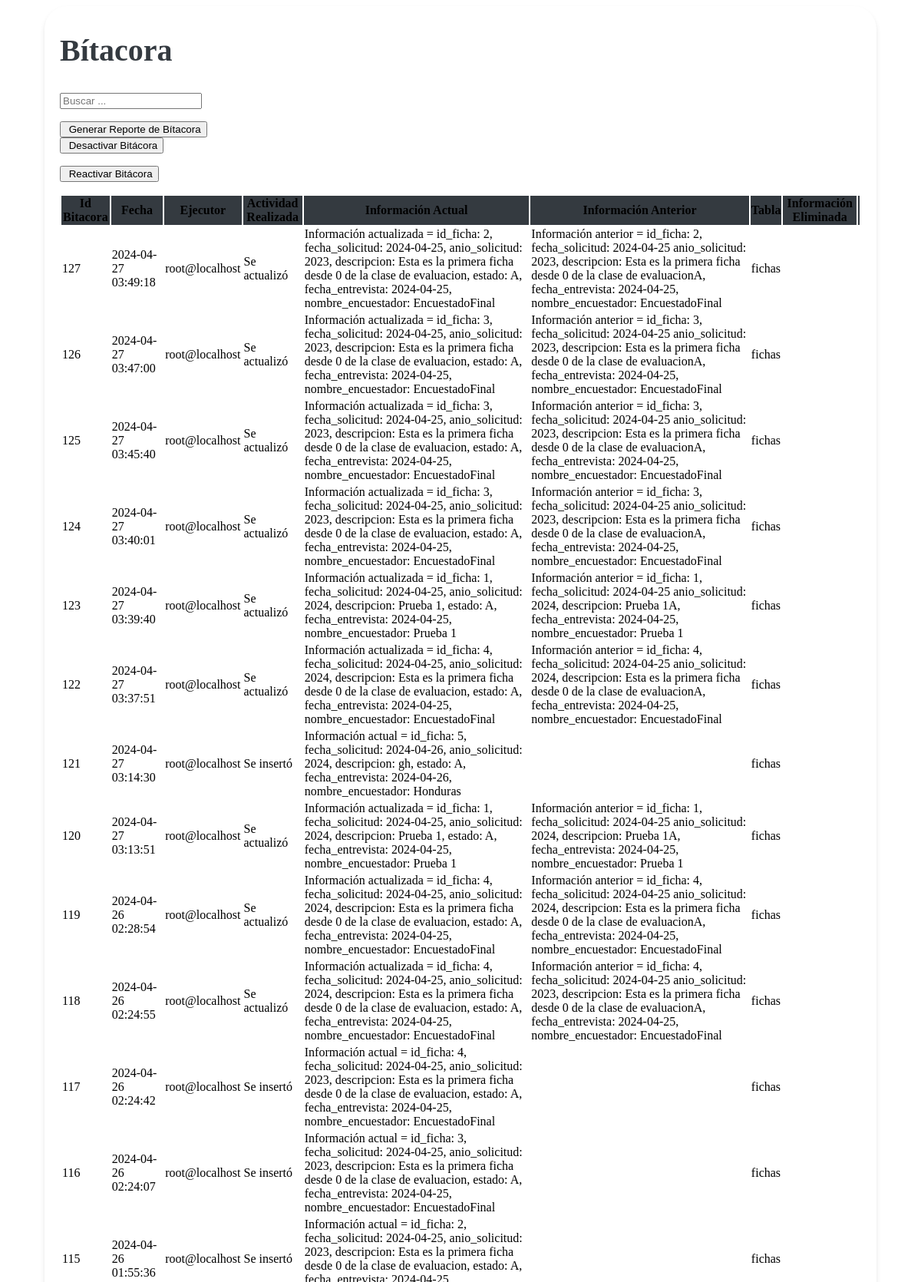
Page /vistas/Bitacora.php (upper part) on the committed database.
### tables this page shows
CREATE TABLE `bitacoras` (
  `id_bitacora` int(11) NOT NULL,
  `fecha` timestamp NOT NULL DEFAULT current_timestamp(),
  `ejecutor` varchar(30) NOT NULL,
  `actividad_realizada` varchar(50) NOT NULL,
  `informacion_actual` varchar(300) DEFAULT NULL,
  `informacion_anterior` varchar(300) DEFAULT NULL,
  `tabla` text DEFAULT NULL,
  `informacion_eliminada` text DEFAULT NULL
);

### vistas/Bitacora.php (the view, shortened to what this page needs)
<link href="https://cdn.jsdelivr.net/npm/bootstrap-icons@1.10.0/font/bootstrap-icons.css" rel="stylesheet">
<link rel="stylesheet" href="assets/css/estilos.css">
<div class="containertable">
    <div class="d-flex justify-content-between align-items-end mb-4">
        <div>
            <h1 class="poppins-font mb-2">Bítacora</h1>
            <br>
        </div>
        <div class="mb-4 border-bottom">
            <form class="d-flex" role="search">
                <div class="input-group">
                    <input class="form-control" id="searchInput" type="search" placeholder="Buscar ..." aria-label="Search">
                </div>
            </form>
        </div>
    </div>
    <div class="container">
        <div class="row">
            <div class="col-sm">
                <button type="button" class="btn btn-success" id="excelButton"><i class="fas fa-file-excel"></i>&nbsp;Generar Reporte de Bítacora</button>
            </div>
            <div class="col-sm">
                <form action="" method="post" id="eliminarTrigger">
                    <button type="submit" class="btn btn-danger" name="tipo" value="Eliminar Triggers"><i class="fas fa-ban"></i>&nbsp;Desactivar Bitácora</button>
                </form>
            </div>
            <div class="col-sm">
                <form action="" method="post" id="crearTrigger">
                    <button type="submit" class="btn btn-primary"name="tipo" value="Eliminar Triggers"><i class="fas fa-check-circle"></i>&nbsp;Reactivar Bitácora</button>
                </form>
            </div>
        </div>
    </div>
    <div class="table-responsive">
<table class="table table-hover">
    <thead class="table-dark text-center" style="background-color: #343A40;">
        <tr>
            <th scope="col">Id Bitacora</th>
            <th scope="col">Fecha</th>
            <th scope="col">Ejecutor</th>
            <th scope="col">Actividad Realizada</th>
            <th scope="col">Información Actual</th>
            <th scope="col">Información Anterior</th>
            <th scope="col">Tabla</th>
            <th scope="col">Información Eliminada</th>
            <th scope="col"></th>
        </tr>
    </thead>
    <tbody class="text-center">
        <?php
        include "../php/conexion_be.php";
        $sql = $conexion->query("SELECT * FROM bitacoras order by id_bitacora desc");
        while ($datos = $sql->fetch_object()) { ?>
            <tr>
                <td><?= $datos->id_bitacora ?></td>
                <td><?= $datos->fecha ?></td>
                <td><?= $datos->ejecutor ?></td>
                <td><?= $datos->actividad_realizada ?></td>
                <td><?= $datos->informacion_actual ?></td>
                <td><?= $datos->informacion_anterior ?></td>
                <td><?= $datos->tabla ?></td>
                <td><?= $datos->informacion_eliminada?></td>
                <td>
                </td>
            </tr>
        <?php }
        ?>
    </tbody>
</table>
</div>
    </div>

### assets/css/estilos.css (style rules this page uses)
.poppins-font { color: var(--heading, #343A40); font-size: 40px; font-style: normal; font-weight: 600; line-height: 21px; }
.containertable { background-color: #fff; padding: 20px; border-radius: 30px; margin-bottom: 20px; margin-left: 50px; margin-right: 50px; box-shadow: 0 4px 6px rgba(0, 0, 0, 0.1); }

### rows in the picture
bitacoras: id_bitacora "127", fecha "2024-04-27 03:49:18", ejecutor "root@localhost", actividad_realizada "Se actualizó", informacion_actual "Información actualizada = id_ficha: 2, fecha_solicitud: 2024-04-25, anio_solicitud: 2023, descripcion: Esta es la primera ficha desde 0 de la clase de evaluacion, estado: A, fecha_entrevista: 2024-04-25, nombre_encuestador: EncuestadoFinal", informacion_anterior "Información anterior = id_ficha: 2, fecha_solicitud: 2024-04-25 anio_solicitud: 2023, descripcion: Esta es la primera ficha desde 0 de la clase de evaluacionA, fecha_entrevista: 2024-04-25, nombre_encuestador: EncuestadoFinal", tabla "fichas"
bitacoras: id_bitacora "126", fecha "2024-04-27 03:47:00", ejecutor "root@localhost", actividad_realizada "Se actualizó", informacion_actual "Información actualizada = id_ficha: 3, fecha_solicitud: 2024-04-25, anio_solicitud: 2023, descripcion: Esta es la primera ficha desde 0 de la clase de evaluacion, estado: A, fecha_entrevista: 2024-04-25, nombre_encuestador: EncuestadoFinal", informacion_anterior "Información anterior = id_ficha: 3, fecha_solicitud: 2024-04-25 anio_solicitud: 2023, descripcion: Esta es la primera ficha desde 0 de la clase de evaluacionA, fecha_entrevista: 2024-04-25, nombre_encuestador: EncuestadoFinal", tabla "fichas"
bitacoras: id_bitacora "125", fecha "2024-04-27 03:45:40", ejecutor "root@localhost", actividad_realizada "Se actualizó", informacion_actual "Información actualizada = id_ficha: 3, fecha_solicitud: 2024-04-25, anio_solicitud: 2023, descripcion: Esta es la primera ficha desde 0 de la clase de evaluacion, estado: A, fecha_entrevista: 2024-04-25, nombre_encuestador: EncuestadoFinal", informacion_anterior "Información anterior = id_ficha: 3, fecha_solicitud: 2024-04-25 anio_solicitud: 2023, descripcion: Esta es la primera ficha desde 0 de la clase de evaluacionA, fecha_entrevista: 2024-04-25, nombre_encuestador: EncuestadoFinal", tabla "fichas"
bitacoras: id_bitacora "124", fecha "2024-04-27 03:40:01", ejecutor "root@localhost", actividad_realizada "Se actualizó", informacion_actual "Información actualizada = id_ficha: 3, fecha_solicitud: 2024-04-25, anio_solicitud: 2023, descripcion: Esta es la primera ficha desde 0 de la clase de evaluacion, estado: A, fecha_entrevista: 2024-04-25, nombre_encuestador: EncuestadoFinal", informacion_anterior "Información anterior = id_ficha: 3, fecha_solicitud: 2024-04-25 anio_solicitud: 2023, descripcion: Esta es la primera ficha desde 0 de la clase de evaluacionA, fecha_entrevista: 2024-04-25, nombre_encuestador: EncuestadoFinal", tabla "fichas"
bitacoras: id_bitacora "123", fecha "2024-04-27 03:39:40", ejecutor "root@localhost", actividad_realizada "Se actualizó", informacion_actual "Información actualizada = id_ficha: 1, fecha_solicitud: 2024-04-25, anio_solicitud: 2024, descripcion: Prueba 1, estado: A, fecha_entrevista: 2024-04-25, nombre_encuestador: Prueba 1", informacion_anterior "Información anterior = id_ficha: 1, fecha_solicitud: 2024-04-25 anio_solicitud: 2024, descripcion: Prueba 1A, fecha_entrevista: 2024-04-25, nombre_encuestador: Prueba 1", tabla "fichas"
bitacoras: id_bitacora "122", fecha "2024-04-27 03:37:51", ejecutor "root@localhost", actividad_realizada "Se actualizó", informacion_actual "Información actualizada = id_ficha: 4, fecha_solicitud: 2024-04-25, anio_solicitud: 2024, descripcion: Esta es la primera ficha desde 0 de la clase de evaluacion, estado: A, fecha_entrevista: 2024-04-25, nombre_encuestador: EncuestadoFinal", informacion_anterior "Información anterior = id_ficha: 4, fecha_solicitud: 2024-04-25 anio_solicitud: 2024, descripcion: Esta es la primera ficha desde 0 de la clase de evaluacionA, fecha_entrevista: 2024-04-25, nombre_encuestador: EncuestadoFinal", tabla "fichas"
bitacoras: id_bitacora "121", fecha "2024-04-27 03:14:30", ejecutor "root@localhost", actividad_realizada "Se insertó", informacion_actual "Información actual = id_ficha: 5, fecha_solicitud: 2024-04-26, anio_solicitud: 2024, descripcion: gh, estado: A, fecha_entrevista: 2024-04-26, nombre_encuestador: Honduras", tabla "fichas"
bitacoras: id_bitacora "120", fecha "2024-04-27 03:13:51", ejecutor "root@localhost", actividad_realizada "Se actualizó", informacion_actual "Información actualizada = id_ficha: 1, fecha_solicitud: 2024-04-25, anio_solicitud: 2024, descripcion: Prueba 1, estado: A, fecha_entrevista: 2024-04-25, nombre_encuestador: Prueba 1", informacion_anterior "Información anterior = id_ficha: 1, fecha_solicitud: 2024-04-25 anio_solicitud: 2024, descripcion: Prueba 1A, fecha_entrevista: 2024-04-25, nombre_encuestador: Prueba 1", tabla "fichas"
bitacoras: id_bitacora "119", fecha "2024-04-26 02:28:54", ejecutor "root@localhost", actividad_realizada "Se actualizó", informacion_actual "Información actualizada = id_ficha: 4, fecha_solicitud: 2024-04-25, anio_solicitud: 2024, descripcion: Esta es la primera ficha desde 0 de la clase de evaluacion, estado: A, fecha_entrevista: 2024-04-25, nombre_encuestador: EncuestadoFinal", informacion_anterior "Información anterior = id_ficha: 4, fecha_solicitud: 2024-04-25 anio_solicitud: 2024, descripcion: Esta es la primera ficha desde 0 de la clase de evaluacionA, fecha_entrevista: 2024-04-25, nombre_encuestador: EncuestadoFinal", tabla "fichas"
bitacoras: id_bitacora "118", fecha "2024-04-26 02:24:55", ejecutor "root@localhost", actividad_realizada "Se actualizó", informacion_actual "Información actualizada = id_ficha: 4, fecha_solicitud: 2024-04-25, anio_solicitud: 2024, descripcion: Esta es la primera ficha desde 0 de la clase de evaluacion, estado: A, fecha_entrevista: 2024-04-25, nombre_encuestador: EncuestadoFinal", informacion_anterior "Información anterior = id_ficha: 4, fecha_solicitud: 2024-04-25 anio_solicitud: 2023, descripcion: Esta es la primera ficha desde 0 de la clase de evaluacionA, fecha_entrevista: 2024-04-25, nombre_encuestador: EncuestadoFinal", tabla "fichas"
bitacoras: id_bitacora "117", fecha "2024-04-26 02:24:42", ejecutor "root@localhost", actividad_realizada "Se insertó", informacion_actual "Información actual = id_ficha: 4, fecha_solicitud: 2024-04-25, anio_solicitud: 2023, descripcion: Esta es la primera ficha desde 0 de la clase de evaluacion, estado: A, fecha_entrevista: 2024-04-25, nombre_encuestador: EncuestadoFinal", tabla "fichas"
bitacoras: id_bitacora "116", fecha "2024-04-26 02:24:07", ejecutor "root@localhost", actividad_realizada "Se insertó", informacion_actual "Información actual = id_ficha: 3, fecha_solicitud: 2024-04-25, anio_solicitud: 2023, descripcion: Esta es la primera ficha desde 0 de la clase de evaluacion, estado: A, fecha_entrevista: 2024-04-25, nombre_encuestador: EncuestadoFinal", tabla "fichas"
bitacoras: id_bitacora "115", fecha "2024-04-26 01:55:36", ejecutor "root@localhost", actividad_realizada "Se insertó", tabla "fichas"
